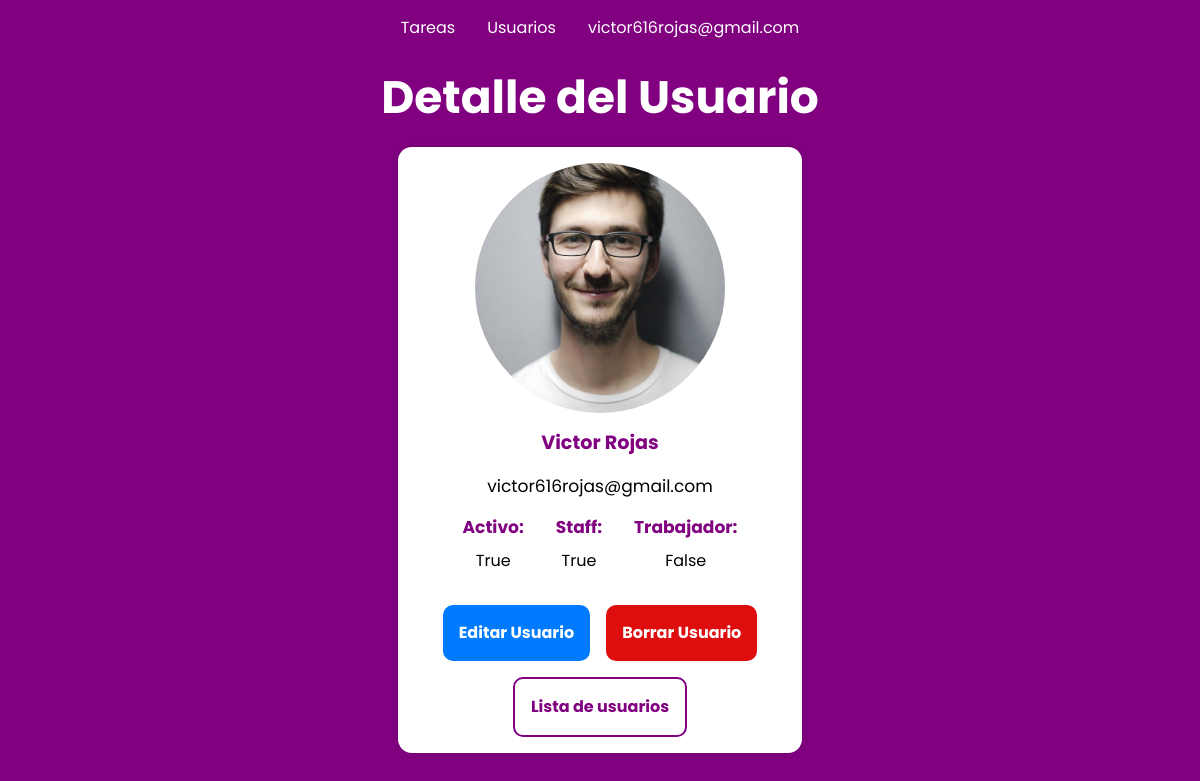
The app's page /users/detail/11/ (signed in), older data.
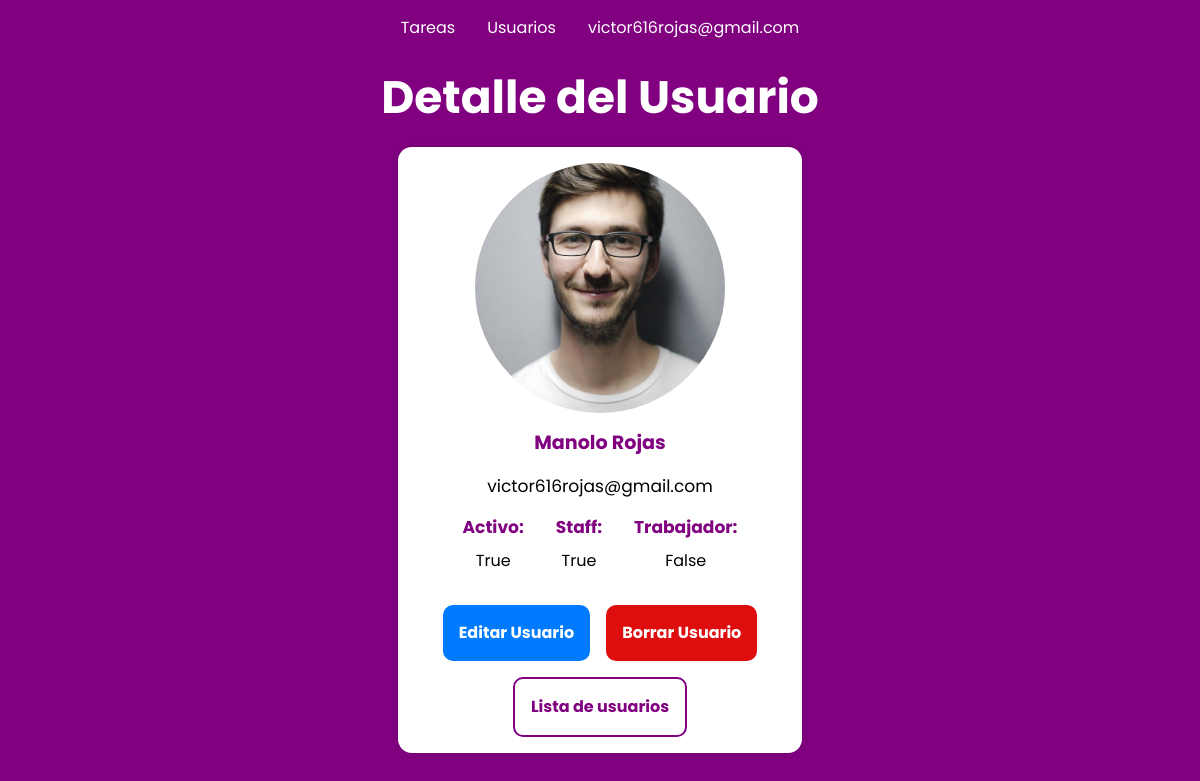
The same page, newer data.
### users/models.py (models this page shows, shortened)
class CustomUser(AbstractBaseUser, PermissionsMixin):
    email = models.EmailField(unique=True)  # Campo de correo electrónico único
    password = models.CharField(max_length=128)  # Campo de contraseña
    first_name = models.CharField(max_length=30, blank=True)  # Campo de nombre
    last_name = models.CharField(max_length=30, blank=True)  # Campo de apellido
    date_joined = models.DateTimeField(default=timezone.now)  # Campo de fecha de registro
    is_active = models.BooleanField(default=True)  # Indica si el usuario está activo
    is_staff = models.BooleanField(default=False)  # Indica si el usuario es miembro del staff
    is_worker = models.BooleanField(default=False)  # Indica si el usuario es trabajador
    profile_picture = models.ImageField(upload_to='users/images/profile_pictures/', blank=True, null=True)
    objects = CustomUserManager()  # Instanciamos nuestro administrador personalizado
    USERNAME_FIELD = "email"  # Campo que se usará como nombre de usuario (correo electrónico)
    REQUIRED_FIELDS = []  # Campos adicionales requeridos al crear un superusuario

### users/views.py (the view)
# urls.py: path('detail/<int:user_id>/', views.user_detail, name='user_detail'),
@login_required(login_url="/users/login/")
def user_detail(request, user_id):
    user = get_object_or_404(CustomUser, pk=user_id)
    return render(request, "users/user_detail.html", {"user": user})

### users/templates/users/user_detail.html (shortened to what this page needs)
{% extends "base.html" %}
{% load static %}
{% block css %}
    <link rel="stylesheet" type="text/css" href="{% static 'users/css/style.css' %}">
{% endblock %}
{% block content %}
  <section class="container">
    <h1 class="fs-6">Detalle del Usuario</h1>
        <div class="user-card">
            <div class="user-detail">
                <div class="user-detail__profile-picture">
                    {% if user.profile_picture %}
                    <img src="{{ user.profile_picture.url }}" alt="{{ user.first_name }} {{ user.last_name }}">
                    {% else %}
                    <p class="profile-picture-placeholder">No hay foto de perfil disponible.</p>
                    {% endif %}
                </div>
                <div class="user-detail__info">
                    <div class="user-detail__info__layer">
                        <p class="info-name fs-2">{{ user.first_name}} {{ user.last_name}}</p>
                    </div>
                    <div class="user-detail__info__layer">
                        <p class="info-email fs-1">{{user.email}}</p>
                    </div>
                    <div class="user-detail__info__layer">
                        <div class="info-pair">
                            <strong class="fs-1">Activo:</strong>
                            <p>{{ user.is_active }}</p>
                        </div>
                        <div class="info-pair">
                            <strong class="fs-1">Staff:</strong>
                            <p>{{ user.is_staff }}</p>
                        </div>
                        <div class="info-pair">
                            <strong class="fs-1">Trabajador:</strong>
                            <p>{{ user.is_worker }}</p>
                        </div>
                    </div>
                </div>
            </div>
            <div class="container-actions">
                <a class="btn btn-edit" href="{% url 'user_update' user.id %}">Editar Usuario</a>
                <a class="btn btn-delete">Borrar Usuario</a>
                <a class="btn btn-return" href="{% url 'user_list' %}" >Lista de usuarios</a>
            </div>
        </div>
  </section>
{% endblock %}

### taskmaster/templates/base.html (shortened to what this page needs)
{% load static %}
<!DOCTYPE html>
<html lang="es">
    <head>
        <link rel="stylesheet" type="text/css" href="{% static 'css/main.css' %}" />
        {% block css %}{% endblock %}
        <link
            rel="stylesheet"
            href="https://cdnjs.cloudflare.com/ajax/libs/font-awesome/6.4.2/css/all.min.css" />
    </head>
    <body>
{% if request.user.is_authenticated %}
<header>
    <nav class="primary-nav">
        <ul class="nav-links">
            <li><a href="{% url 'list_tasks' %}">Tareas</a></li>
            {% if request.user.is_staff %}
            <li><a href="{% url 'user_list' %}">Usuarios</a></li>
            {% endif %}
            <li id="perfil-trigger">
                <div class="dropdown">
                    <button id="dropdown-button" class="dropbtn">
                        {{ request.user.email }}
                    </button>
                </div>
            </li>
        </ul>
    </nav>
</header>
{% endif %}
        <main>{% block content %}{% endblock %}</main>
    </body>
</html>

### taskmaster/static/css/main.css (style rules this page uses)
:root { --clr-white: rgb(255, 255, 255); --clr-neutral-400: rgb(3, 3, 3); --clr-accent-700: rgb(128, 0, 128); --clr-gradient-accent: rgb(182, 0, 136); --clr-complete: rgb(0, 117, 16); --clr-incomplete: rgb(223, 14, 14); --clr-btn-create: rgb(22, 180, 36); --clr-btn-edit: rgb(0, 123, 255); --clr-btn-delete: rgb(223, 14, 14); --clr-btn-return: rgb(90, 90, 90); --clr-btn-search: var(--clr-accent-700); --clr-white-hover: rgba(255, 255, 255, 0.8); --clr-btn-create-hover: rgba(26, 214, 41, 0.8); --clr-btn-edit-hover: rgba(0, 123, 255, 0.8); --clr-btn-delete-hover: rgba(223, 14, 14, 0.8); --clr-btn-return-hover: rgba(90, 90, 90, 0.8); --clr-btn-search-hover: rgba(90, 0, 235, 0.8); --bg-clr: rgb(250, 250, 250); --ff-primary: "Poppins", Arial, Helvetica, sans-serif; --ff-body: var(var(--ff-primary)); --ff-heading: var(var(--ff-primary)); --fw-regular: 400; --fw-semi-bold: 600; --fw-bold: 700; --fs-1: clamp(0.75rem, calc(0.55rem + 0.69vw), 1.19rem); --fs-2: clamp(0.78rem, calc(0.59rem + 0.81vw), 1.4rem); --fs-3: clamp(0.88rem, calc(0.69rem + 1.06vw), 1.75rem); --fs-4: clamp(1.05rem, calc(0.81rem + 1.38vw), 2.19rem); --fs-5: clamp(1.26rem, calc(0.95rem + 1.79vw), 2.73rem); --fs-6: clamp(1.51rem, calc(1.11rem + 2.31vw), 3.42rem); --fs-7: clamp(1.81rem, calc(1.29rem + 2.98vw), 4.27rem); --fs-8: clamp(2.18rem, calc(1.51rem + 3.83vw), 5.34rem); --bs-1: clamp(2.38rem, calc(1.51rem + 2.79vw), 3rem); }
*, *::before, *::after { box-sizing: border-box; }
* { margin: 0; padding: 0; font: inherit; }
html { scroll-behavior: smooth; scroll-padding-top: var(--scroll-padding, 75px); }
body { line-height: 1.5; -webkit-font-smoothing: antialiased; background-color: var(--clr-accent-700); font-family: var(--ff-primary); }
h1, h2, p { color: var(--clr-neutral); }
img, picture, video, canvas, svg { display: block; max-width: 100%; object-fit: cover; }
a { text-decoration: none; }
li { list-style-type: none; text-align: center; }
.fs-1 { font-size: var(--fs-1); }
.fs-2 { font-size: var(--fs-2); }
.fs-6 { font-size: var(--fs-6); }
.container { width: min(100% - 3rem, 120ch); margin-inline: auto; display: grid; place-content: center; min-height: 90svh; }
.primary-nav { background-color: var(--clr-accent-700); }
.nav-links { display: flex; justify-content: center; align-items: center; gap: 2rem; padding-block: 1rem; }
.nav-links a { color: var(--clr-white); }
.dropbtn { background-color: transparent; color: var(--clr-white); border: none; cursor: pointer; }
.dropdown { position: relative; display: inline-block; }
h1 { font-weight: var(--fw-bold); color: var(--clr-white); }
.btn { color: purple; font-weight: bold; padding: 1rem; background-color: var(--clr-white); border-radius: 10px; text-align: center; cursor: pointer; }
.btn-edit { background-color: var(--clr-btn-edit); }
.btn-delete { background-color: var(--clr-btn-delete); }
.btn-return { background-color: var(--clr-btn-return); }

### users/static/users/css/style.css (style rules this page uses)
.container > h1 { color: white; text-align: center; }
.user-card { display: flex; background-color: white; border-radius: 14px; box-shadow: 0px 0px 10px rgba(0, 0, 0, 0.1); overflow: hidden; justify-content: center; align-items: center; flex-direction: column; width: 80%; margin-inline: auto; margin-block: 1rem; }
.user-detail { display: flex; flex-direction: column; gap: 1rem; padding-inline: 1rem; padding-top: 1rem; align-items: center; }
.user-detail__profile-picture img { width: 250px; height: 250px; object-fit: cover; border-radius: 50%; object-position: center; }
.user-detail__info { display: flex; gap: 1rem; flex-direction: column; }
.user-detail__info__layer { display: flex; justify-content: center; flex-wrap: wrap; }
.info-pair { display: flex; flex-direction: column; align-items: center; margin: 0 1rem; }
.info-pair strong { text-align: center; margin-bottom: 0.5rem; }
.info-pair strong { font-weight: bold; color: purple; }
.info-name { font-weight: bold; color: purple; }
.container-actions { display: flex; flex-wrap: wrap; gap: 1rem; margin-block: 1rem; justify-content: center; align-items: center; }
.container-actions a { color: white; }
.container-actions .btn-return { background-color: transparent; border: 2px solid purple; color: purple; }

Row changes from the older to the newer data that the page shows:
changed CustomUser "Rojas": first_name "Victor" → "Manolo"
